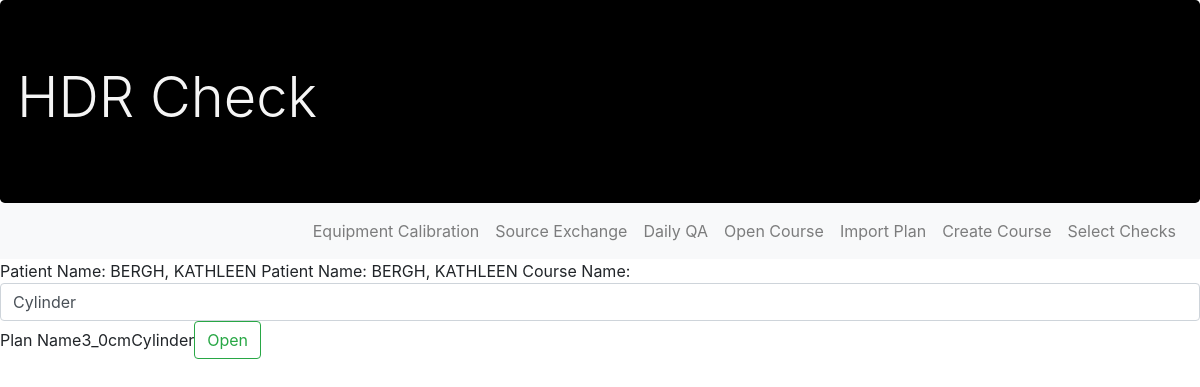
/openHDRPlan/1, run on the app's committed database.
### HDRPlanCheck/models.py (models this page shows, shortened)
class HDRCourse(models.Model):
    CourseName =  models.CharField(max_length = 30,  default = 'HDR')
    Patient = models.ForeignKey("Patient.Patient", on_delete=models.CASCADE, default = "John")
    PatientName =  models.CharField(max_length = 30,  default = 'HDR')
    NumFractions =  models.IntegerField(default=0)
    CourseType =  models.CharField(max_length = 30,  default = 'HDR')
    TxType =  models.CharField(max_length = 30,  default = 'Cyl')
    RXDose = models.DecimalField(max_digits = 10, decimal_places = 3, default = 0 )
    RXDist = models.DecimalField(max_digits = 10, decimal_places = 3, default = 0 )
    Active = models.BooleanField(default = True)
    class Meta:
        unique_together = ('PatientName', 'CourseName',)

class HDRPlan(models.Model):
    Site = models.CharField(max_length = 100, blank=True)
    Course = models.ForeignKey("HDRCourse", on_delete=models.CASCADE, default = 1)
    Fraction = models.ManyToManyField("HDRFraction")
    TxType = models.CharField(max_length = 20, null = True)
    PatientName = models.CharField(max_length = 30, null = True)
    PlanName = models.CharField(max_length = 30,  default = 'HDR')
    LoaderName = models.CharField(max_length = 30, blank=True)
    Isotope =  models.CharField(max_length = 30, blank=True)
    Rx_dose = models.DecimalField(max_digits = 10, decimal_places = 2,default = 0)
    Kerma =  models.DecimalField(max_digits = 10, decimal_places = 2,default = 0)
    PlanActivity =  models.DecimalField(max_digits = 10, decimal_places = 3, default = 0 )
    CurrActivity = models.DecimalField(max_digits = 10, decimal_places = 3, null = True )
    RefDate = models.DateTimeField(null=True)
    Time = models.DecimalField(max_digits = 10, decimal_places = 2, null = True)
    dicomFile = models.FileField()
    StepSize =  models.DecimalField(max_digits = 10, decimal_places = 2, default = 0, null = True)
    NumFx = models.IntegerField(null=True)
    PlanOptimization = models.CharField(max_length = 30, blank=True)
    PlanNormalization = models.CharField(max_length = 30, blank=True)
    class Meta:
        unique_together = ('Course', 'PlanName')

### HDRPlanCheck/views.py (the view)
# urls.py: path('openHDRPlan/<course_id>', views.openHDRPlan, name = 'openHDRPlan'),
def openHDRPlan(request, course_id):
    course = HDRCourse.objects.get(pk = course_id)
    print(course.pk)
    planSet = HDRPlan.objects.all()
    return render(request, 'OpenHDRPlan.html', {'course':course, 'planSet': planSet})

### HDRPlanCheck/templates/OpenHDRPlan.html (shortened to what this page needs)
{% extends 'base.html'%}
{% block content%}
<tr><td>Patient Name: </td><td><span>{{course.PatientName}} </td></tr>
<tr><td>Patient Name: </td><td><span>{{course.PatientName}}</td></tr>
<tr><td>Course Name: </td><td><input class="form-control mr-sm-2" type="text" placeholder="Name"  value = "{{course.CourseName}}"" name = 'CourseName'></td></tr>
 {%for plan in planSet%}
 {%if plan.Course.pk == course.pk %}
     <form class="form-inline my-2 my-lg-0" method = "POST" action = "{% url 'showHDRPlan' plan.pk %}" enctype="multipart/form-data" >
          <span>Plan Name</span> <span>{{plan.PlanName}}</span>
            <button class="btn btn-outline-success my-2 my-sm-0" type="submit">Open</button>
        </form>
     {% endif %}
   {% endfor %}
{%endblock%}

### HDRPlanCheck/templates/base.html (style rules this page uses)
body { margin-bottom: 100px; }

### data on the page
HDRCourse: PatientName "BERGH, KATHLEEN", CourseName "Cylinder"
HDRPlan: PlanName "3_0cmCylinder"
